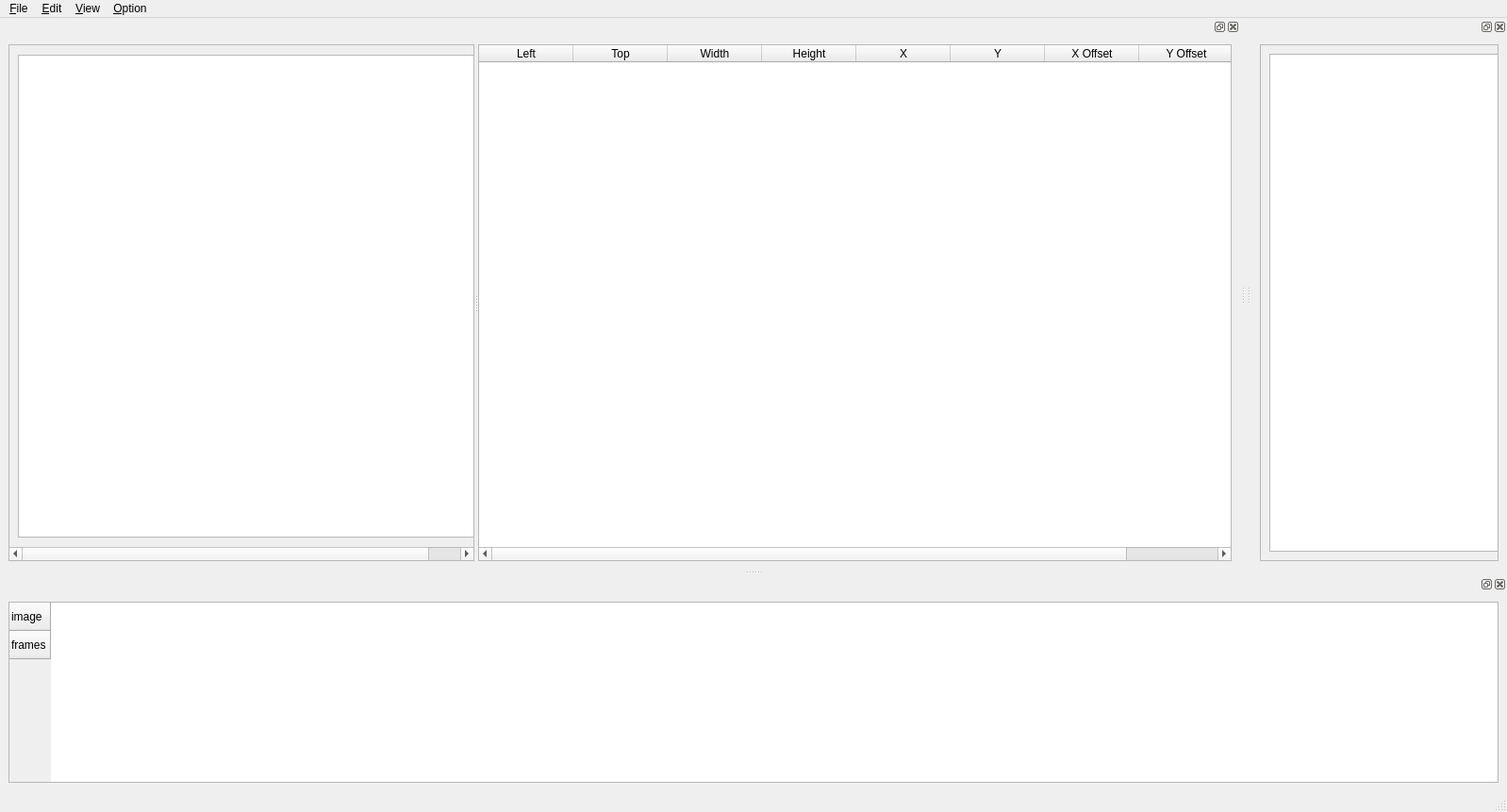
<?xml version="1.0" encoding="UTF-8"?>
<ui version="4.0">
 <class>MainWindow</class>
 <widget class="QMainWindow" name="MainWindow">
  <property name="geometry">
   <rect>
    <x>0</x>
    <y>0</y>
    <width>1598</width>
    <height>861</height>
   </rect>
  </property>
  <property name="windowTitle">
   <string>2D Sprite Editor</string>
  </property>
  <widget class="QWidget" name="centralwidget"/>
  <widget class="QMenuBar" name="menubar">
   <property name="geometry">
    <rect>
     <x>0</x>
     <y>0</y>
     <width>1598</width>
     <height>21</height>
    </rect>
   </property>
   <widget class="QMenu" name="menuFile_F">
    <property name="title">
     <string>&amp;File</string>
    </property>
    <addaction name="actionNew"/>
    <addaction name="actionOpen"/>
    <addaction name="actionSave"/>
    <addaction name="actionOpenTexture"/>
   </widget>
   <widget class="QMenu" name="menu_Edit">
    <property name="title">
     <string>&amp;Edit</string>
    </property>
    <addaction name="actionInsertChip"/>
    <addaction name="actionDeleteChip"/>
    <addaction name="actionInsertSheet"/>
    <addaction name="actionDeleteSheet"/>
   </widget>
   <widget class="QMenu" name="menu_Option">
    <property name="title">
     <string>&amp;View</string>
    </property>
   </widget>
   <widget class="QMenu" name="menu_Option_2">
    <property name="title">
     <string>&amp;Option</string>
    </property>
   </widget>
   <addaction name="menuFile_F"/>
   <addaction name="menu_Edit"/>
   <addaction name="menu_Option"/>
   <addaction name="menu_Option_2"/>
  </widget>
  <widget class="QStatusBar" name="statusbar"/>
  <widget class="QDockWidget" name="sequenceDock">
   <property name="styleSheet">
    <string notr="true"/>
   </property>
   <attribute name="dockWidgetArea">
    <number>8</number>
   </attribute>
   <widget class="QWidget" name="dockWidgetContents">
    <layout class="QHBoxLayout" name="horizontalLayout_4">
     <item>
      <widget class="QTableWidget" name="sheetList">
       <property name="rowCount">
        <number>2</number>
       </property>
       <property name="columnCount">
        <number>0</number>
       </property>
       <attribute name="verticalHeaderVisible">
        <bool>true</bool>
       </attribute>
       <row>
        <property name="text">
         <string>image</string>
        </property>
       </row>
       <row>
        <property name="text">
         <string>frames</string>
        </property>
       </row>
      </widget>
     </item>
    </layout>
   </widget>
  </widget>
  <widget class="QDockWidget" name="editDock">
   <property name="styleSheet">
    <string notr="true"/>
   </property>
   <attribute name="dockWidgetArea">
    <number>1</number>
   </attribute>
   <widget class="QWidget" name="dockWidgetContents_2">
    <layout class="QHBoxLayout" name="horizontalLayout">
     <item>
      <widget class="QSplitter" name="splitter">
       <property name="orientation">
        <enum>Qt::Horizontal</enum>
       </property>
       <widget class="QScrollArea" name="editScrollArea">
        <property name="sizeAdjustPolicy">
         <enum>QAbstractScrollArea::AdjustToContents</enum>
        </property>
        <property name="widgetResizable">
         <bool>true</bool>
        </property>
        <widget class="QWidget" name="scrollAreaWidgetContents">
         <property name="geometry">
          <rect>
           <x>0</x>
           <y>0</y>
           <width>536</width>
           <height>530</height>
          </rect>
         </property>
         <layout class="QFormLayout" name="formLayout_2">
          <item row="0" column="0">
           <widget class="QGraphicsView" name="editView">
            <property name="minimumSize">
             <size>
              <width>512</width>
              <height>512</height>
             </size>
            </property>
            <property name="maximumSize">
             <size>
              <width>512</width>
              <height>512</height>
             </size>
            </property>
            <property name="verticalScrollBarPolicy">
             <enum>Qt::ScrollBarAlwaysOff</enum>
            </property>
            <property name="horizontalScrollBarPolicy">
             <enum>Qt::ScrollBarAlwaysOff</enum>
            </property>
           </widget>
          </item>
         </layout>
        </widget>
       </widget>
       <widget class="QTableWidget" name="chipList">
        <property name="minimumSize">
         <size>
          <width>0</width>
          <height>0</height>
         </size>
        </property>
        <property name="maximumSize">
         <size>
          <width>1677215</width>
          <height>1677215</height>
         </size>
        </property>
        <property name="sizeAdjustPolicy">
         <enum>QAbstractScrollArea::AdjustToContents</enum>
        </property>
        <property name="rowCount">
         <number>0</number>
        </property>
        <property name="columnCount">
         <number>8</number>
        </property>
        <column>
         <property name="text">
          <string>Left</string>
         </property>
        </column>
        <column>
         <property name="text">
          <string>Top</string>
         </property>
        </column>
        <column>
         <property name="text">
          <string>Width</string>
         </property>
        </column>
        <column>
         <property name="text">
          <string>Height</string>
         </property>
        </column>
        <column>
         <property name="text">
          <string>X</string>
         </property>
        </column>
        <column>
         <property name="text">
          <string>Y</string>
         </property>
        </column>
        <column>
         <property name="text">
          <string>X Offset</string>
         </property>
        </column>
        <column>
         <property name="text">
          <string>Y Offset</string>
         </property>
        </column>
       </widget>
      </widget>
     </item>
    </layout>
   </widget>
  </widget>
  <widget class="QDockWidget" name="textureDock">
   <property name="styleSheet">
    <string notr="true"/>
   </property>
   <attribute name="dockWidgetArea">
    <number>2</number>
   </attribute>
   <widget class="QWidget" name="dockWidgetContents_3">
    <layout class="QHBoxLayout" name="horizontalLayout_2">
     <item>
      <widget class="QScrollArea" name="textureScrollArea">
       <property name="sizeAdjustPolicy">
        <enum>QAbstractScrollArea::AdjustToContents</enum>
       </property>
       <property name="widgetResizable">
        <bool>true</bool>
       </property>
       <widget class="QWidget" name="scrollAreaWidgetContents_2">
        <property name="geometry">
         <rect>
          <x>0</x>
          <y>0</y>
          <width>280</width>
          <height>542</height>
         </rect>
        </property>
        <layout class="QFormLayout" name="formLayout">
         <item row="0" column="0">
          <widget class="QGraphicsView" name="textureView">
           <property name="minimumSize">
            <size>
             <width>0</width>
             <height>0</height>
            </size>
           </property>
           <property name="maximumSize">
            <size>
             <width>65535</width>
             <height>65535</height>
            </size>
           </property>
           <property name="verticalScrollBarPolicy">
            <enum>Qt::ScrollBarAlwaysOff</enum>
           </property>
           <property name="horizontalScrollBarPolicy">
            <enum>Qt::ScrollBarAlwaysOff</enum>
           </property>
          </widget>
         </item>
        </layout>
       </widget>
      </widget>
     </item>
    </layout>
   </widget>
  </widget>
  <action name="actionNew">
   <property name="text">
    <string>&amp;New</string>
   </property>
  </action>
  <action name="actionOpen">
   <property name="text">
    <string>&amp;Open</string>
   </property>
   <property name="shortcut">
    <string>Ctrl+O</string>
   </property>
  </action>
  <action name="actionSave">
   <property name="text">
    <string>&amp;Save</string>
   </property>
  </action>
  <action name="actionInsertChip">
   <property name="text">
    <string>&amp;Insert Chip</string>
   </property>
   <property name="shortcut">
    <string>Ctrl+I</string>
   </property>
  </action>
  <action name="actionDeleteChip">
   <property name="text">
    <string>&amp;Delete Chip</string>
   </property>
   <property name="shortcut">
    <string>Ctrl+D</string>
   </property>
  </action>
  <action name="actionInsertSheet">
   <property name="text">
    <string>Insert Sheet</string>
   </property>
  </action>
  <action name="actionDeleteSheet">
   <property name="text">
    <string>Delete Sheet</string>
   </property>
  </action>
  <action name="actionAb">
   <property name="text">
    <string>ab</string>
   </property>
  </action>
  <action name="actionOpenTexture">
   <property name="text">
    <string>Open &amp;Texture</string>
   </property>
  </action>
 </widget>
 <resources/>
 <connections/>
</ui>
